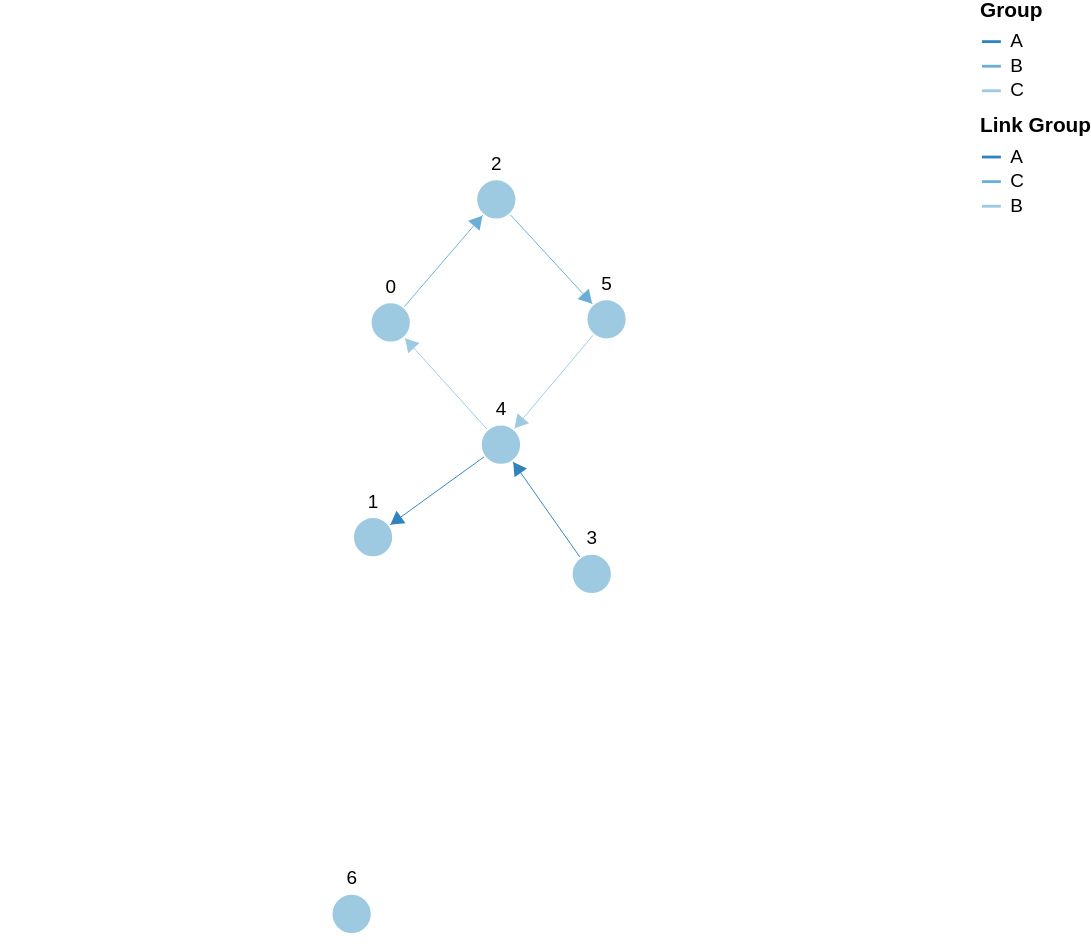

Express this chart as Vega-Lite.
### Vega specification from a JSON file in a GitHub repository (floating-point values rounded to 4 significant figures)
{"$schema": "https://vega.github.io/schema/vega/v5.json", "description": "A node-link diagram with force-directed layout.", "width": 500, "height": 500, "padding": 0, "signals": [{"name": "cx", "update": "width / 2"}, {"name": "cy", "update": "height / 2"}, {"name": "nodeRadius", "value": 15}, {"name": "nodeCharge", "value": -80}, {"name": "linkDistance", "value": 80}, {"name": "layoutdata", "value": false, "bind": {"input": "checkbox"}}, {"description": "State variable for active node fix status.", "name": "fix", "value": false, "on": [{"events": "symbol:mouseout[!event.buttons], window:mouseup", "update": "false"}, {"events": "symbol:mouseover", "update": "fix || true"}, {"events": "[symbol:mousedown, window:mouseup] > window:mousemove!", "update": "xy()", "force": true}]}, {"description": "Graph node most recently interacted with.", "name": "node", "value": null, "on": [{"events": "symbol:mouseover", "update": "fix === true ? item() : node"}]}, {"description": "Flag to restart Force simulation upon data changes.", "name": "restart", "value": false, "on": [{"events": {"signal": "fix"}, "update": "fix && fix.length"}, {"events": {"signal": "layoutdata"}, "update": "true"}]}], "scales": [{"name": "color", "type": "ordinal", "domain": {"data": "node-data", "field": "group"}, "range": {"scheme": "category20c"}}, {"name": "colorlink", "type": "ordinal", "domain": {"data": "link-data", "field": "group"}, "range": {"scheme": "category20c"}}, {"name": "xscale", "domain": {"data": "node-data", "field": "fx"}, "range": [10, {"signal": "width - 10"}]}, {"name": "yscale", "domain": {"data": "node-data", "field": "fy"}, "range": [10, {"signal": "height - 10"}]}], "legends": [{"title": "Group", "stroke": "color", "symbolType": "stroke"}, {"title": "Link Group", "stroke": "colorlink", "symbolType": "stroke"}], "marks": [{"name": "nodes", "type": "symbol", "zindex": 1, "from": {"data": "node-data"}, "transform": [{"type": "force", "iterations": 300, "restart": {"signal": "restart"}, "static": true, "signal": "force", "forces": [{"force": "center", "x": {"signal": "cx"}, "y": {"signal": "cy"}}, {"force": "collide", "radius": {"signal": "nodeRadius"}}, {"force": "nbody", "strength": {"signal": "nodeCharge"}}, {"force": "link", "links": "link-data", "distance": {"signal": "linkDistance"}}]}], "encode": {"enter": {"fill": {"value": "color", "field": "group"}, "stroke": {"value": "white"}}, "update": {"size": {"signal": "2 * nodeRadius * nodeRadius"}, "cursor": {"value": "pointer"}, "fy": {"signal": "node != null && node.datum.id == datum.id && fix.length == 2 ? fix[1] : (layoutdata ? scale('yscale', datum.fy) : null)"}, "fx": {"signal": "node != null && node.datum.id == datum.id && fix.length == 2 ? fix[0] : (layoutdata ? scale('xscale', datum.fx) : null)"}}}}, {"type": "text", "name": "labels", "from": {"data": "nodes"}, "zindex": 2, "interactive": false, "transform": [{"type": "label", "avoidMarks": ["nodes"], "anchor": ["top", "bottom", "right", "left"], "offset": [1], "size": {"signal": "[width + 60, height]"}}], "encode": {"enter": {"fill": {"value": "black"}, "align": {"value": "center"}, "baseline": {"value": "middle"}, "fontSize": {"value": 10}, "text": {"field": "datum.id"}}, "update": {"x": {"field": "x"}, "y": {"field": "y"}}}}, {"type": "path", "from": {"data": "link-data"}, "interactive": false, "encode": {"update": {"stroke": {"scale": "colorlink", "field": "group"}, "strokeWidth": {"value": 0.5}}}, "transform": [{"type": "linkpath", "require": {"signal": "force"}, "shape": "line", "sourceX": "datum.source.x", "sourceY": "datum.source.y", "targetX": "datum.target.x", "targetY": "datum.target.y"}]}, {"name": "arrows", "type": "symbol", "from": {"data": "link-data"}, "zindex": {"value": 40}, "encode": {"enter": {"fill": {"scale": "colorlink", "field": "group"}, "stroke": {"scale": "colorlink", "field": "group"}, "shape": {"value": "triangle-right"}, "size": {"value": 40}}, "update": {"x": {"field": "target.x"}, "y": {"field": "target.y"}}, "hover": {"opacity": {"value": 1}}}, "transform": [{"type": "formula", "as": "tan", "expr": "atan2((datum.datum.target.y-datum.datum.source.y),(datum.datum.target.x-datum.datum.source.x))"}, {"type": "formula", "as": "angle", "expr": "datum.tan*180/PI"}, {"type": "formula", "as": "y", "expr": "datum.datum.target.y - nodeRadius*sin(datum.tan)"}, {"type": "formula", "as": "x", "expr": "datum.datum.target.x - nodeRadius*cos(datum.tan)"}]}], "data": [{"name": "node-data", "values": [{"id": 4, "label": "Zero", "group": "A", "fx": 2, "fy": 5}, {"id": 1, "label": "One", "group": "A", "fx": 2, "fy": 10}, {"id": 2, "label": "Two", "group": "B", "fx": 2, "fy": 5}, {"id": 3, "label": "Three", "group": "B", "fx": 2, "fy": 3}, {"id": 0, "label": "Four", "group": "C", "fx": 1, "fy": 5}, {"id": 5, "label": "Five", "group": "C", "fx": 2, "fy": 5}, {"id": 6, "label": "Six", "group": "C", "fx": 2, "fy": 5}]}, {"name": "link-data", "values": [{"id": 1, "source": 0, "target": 1, "group": "A"}, {"id": 2, "source": 4, "target": 2, "group": "C"}, {"id": 3, "source": 3, "target": 0, "group": "A"}, {"id": 4, "source": 2, "target": 5, "group": "C"}, {"id": 5, "source": 0, "target": 4, "group": "B"}, {"id": 6, "source": 5, "target": 0, "group": "B"}]}]}
